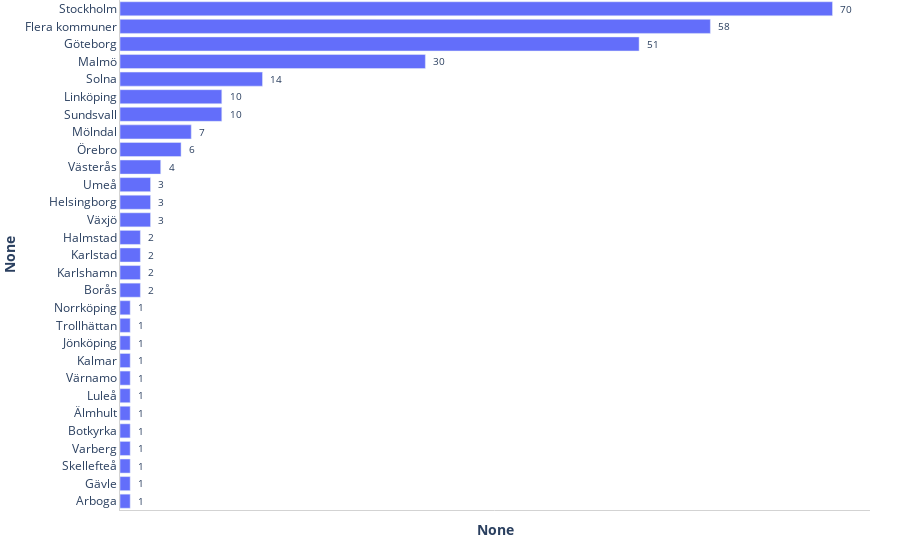

The code cell stored with this chart in its notebook:
### Code cell
def create_municipality_bar(df, **options):
    df["Ansökta_label"] = df["Ansökta utbildningar"].apply(
        lambda row: " " * 2 + f"{row}" + " " * 2
    )

    fig = px.bar(
        df,
        y="Kommun",
        x="Ansökta utbildningar",
        text="Ansökta_label",
    )
    fig.update_layout(
        plot_bgcolor="white",
        margin=dict(t=0, l=40, r=30, b=50),
        yaxis=dict(
            autorange="reversed",
            ticklabelposition="outside left",
            showline=True,
            linecolor="lightgray",
            title=dict(text=f"<b>{options.get('ylabel')}</b>"),
        ),
        xaxis=dict(
            linecolor="lightgray",
            showticklabels=False,
            title=f"<b>{options.get('xlabel')}</b>",
        ),
    )

    fig.update_traces(
        textposition="outside",
        hovertemplate="<b>%{y}</b><br>Ansökta utbildningar: %{x}",
    )

    return fig

create_municipality_bar(df_municipality)

### Figure 1 — Plotly figure (JSON) as saved in the notebook; plotly's stock layout.template omitted (floating-point values rounded to 4 significant figures)
{"data": [{"hovertemplate": "<b>%{y}</b><br>Ansökta utbildningar: %{x}", "legendgroup": "", "marker": {"color": "#636efa", "pattern": {"shape": ""}}, "name": "", "orientation": "h", "showlegend": false, "text": ["  70  ", "  58  ", "  51  ", "  30  ", "  14  ", "  10  ", "  10  ", "  7  ", "  6  ", "  4  ", "  3  ", "  3  ", "  3  ", "  2  ", "  2  ", "  2  ", "  2  ", "  1  ", "  1  ", "  1  ", "  1  ", "  1  ", "  1  ", "  1  ", "  1  ", "  1  ", "  1  ", "  1  ", "  1  "], "textposition": "outside", "type": "bar", "x": [70, 58, 51, 30, 14, 10, 10, 7, 6, 4, 3, 3, 3, 2, 2, 2, 2, 1, 1, 1, 1, 1, 1, 1, 1, 1, 1, 1, 1], "xaxis": "x", "y": ["Stockholm", "Flera kommuner", "Göteborg", "Malmö", "Solna", "Linköping", "Sundsvall", "Mölndal", "Örebro", "Västerås", "Umeå", "Helsingborg", "Växjö", "Halmstad", "Karlstad", "Karlshamn", "Borås", "Norrköping", "Trollhättan", "Jönköping", "Kalmar", "Värnamo", "Luleå", "Älmhult", "Botkyrka", "Varberg", "Skellefteå", "Gävle", "Arboga"], "yaxis": "y"}], "layout": {"barmode": "relative", "legend": {"tracegroupgap": 0}, "margin": {"b": 50, "l": 40, "r": 30, "t": 0}, "plot_bgcolor": "white", "xaxis": {"anchor": "y", "domain": [0, 1], "linecolor": "lightgray", "showticklabels": false, "title": {"text": "<b>None</b>"}}, "yaxis": {"anchor": "x", "autorange": "reversed", "domain": [0, 1], "linecolor": "lightgray", "showline": true, "ticklabelposition": "outside left", "title": {"text": "<b>None</b>"}}}}
